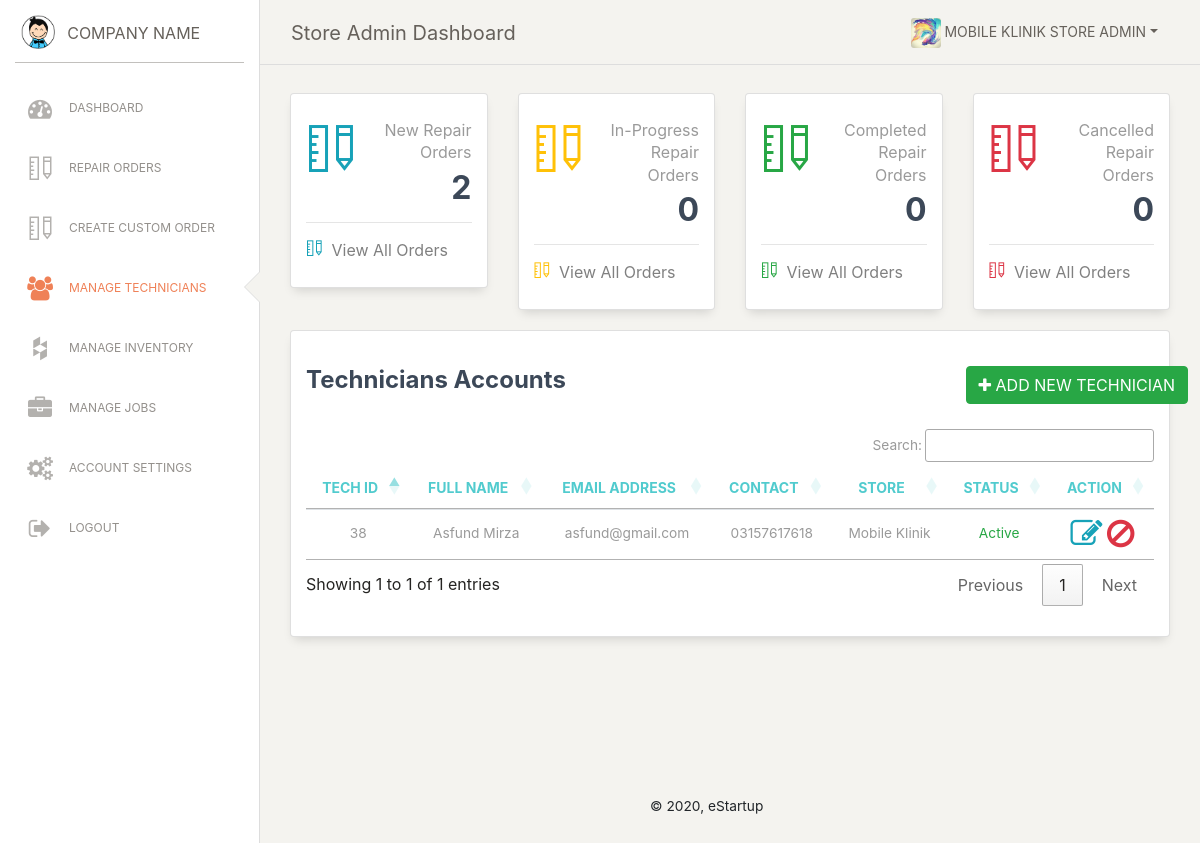
Screenshot of /portals/store_admin/manage_tech.php (signed in) with the database file from the repository.
### tables this page shows
CREATE TABLE `accounts_tbl` (
  `account_id` int(10) NOT NULL,
  `email` varchar(100) DEFAULT NULL,
  `password` varchar(50) DEFAULT NULL,
  `role` varchar(20) DEFAULT NULL,
  `status` varchar(20) DEFAULT NULL
);

CREATE TABLE `technicians_tbl` (
  `tech_id` varchar(10) DEFAULT NULL,
  `store_id` varchar(10) DEFAULT NULL,
  `first_name` varchar(50) DEFAULT NULL,
  `last_name` varchar(50) DEFAULT NULL,
  `contact_number` varchar(20) DEFAULT NULL,
  `country` varchar(50) DEFAULT NULL,
  `city` varchar(50) DEFAULT NULL,
  `address` varchar(1000) DEFAULT NULL,
  `background_check` varchar(20) DEFAULT NULL,
  `age_check` varchar(20) DEFAULT NULL,
  `experience` varchar(100) DEFAULT NULL,
  `about_me` varchar(1000) DEFAULT NULL,
  `tech_pic` varchar(1000) DEFAULT NULL,
  `tech_cv` varchar(500) DEFAULT NULL
);

CREATE TABLE `stores_tbl` (
  `store_id` int(10) NOT NULL,
  `store_title` varchar(100) DEFAULT NULL,
  `store_address` varchar(100) DEFAULT NULL,
  `store_status` varchar(20) DEFAULT NULL,
  `store_pic` varchar(1000) DEFAULT NULL
);

### portals/store_admin/manage_tech.php (the view, shortened to what this page needs)
<?php
    include_once('StoreAdminMethods.php');
    $obj=new StoreAdminMethods();
?>
<!DOCTYPE html>
<html lang="en">
<head>
    <?php echo $obj->cssLinks(); ?>
</head>
<body class="">
  <div class="wrapper ">
        <?php include_once('includes/side_bar.php'); ?>
    <div class="main-panel">
        <?php include_once('includes/nav_bar.php'); ?>
      <div class="content">
          <?php include_once('includes/uper_bar.php'); ?>
      <div class="row">
  		    <div class="col-md-12">
              <div class="card">
                <div class="card-header row">
                  <div class="col-md-9">
                    <h4 class="card-title">Technicians Accounts</h4>
                  </div>
                  <div class="col-md-3">
                  	<a href="add_tech.php" class="btn btn-success">
                  		<i class="fa fa-plus"> </i> Add New Technician
                  	</a>
                  </div>
                </div>
                <div class="card-body">
                  <div class="table-responsive">
                    <table class="table" id="employees">
                      <thead style="color: #51cbce;">
                        <th class="text-center">Tech ID</th>
                        <th class="text-center">Full Name</th>
                        <th class="text-center">Email Address</th>
                        <th class="text-center">Contact</th>
                        <th class="text-center">Store</th>
                        <th class="text-center">Status</th>
                        <th class="text-center">Action</th>
                      </thead>
                      <tbody>
                          <?php
                            $employees=$obj->getAllMyTechnicians();
                            if(!empty($employees)){
                              foreach ($employees as $employee) {
                          ?>
                                <tr>
                                  <td class="text-center">
                                    <label><?php echo $employee['tech_id']; ?></label>
                                  </td>
                                  <td class="text-center">
                                    <label><?php echo $employee['first_name'].' '.$employee['last_name']; ?></label>
                                  </td>
                                  <td class="text-center">
                                    <label><?php echo $employee['email']; ?></label>
                                  </td>
                                  <td class="text-center">
                                    <label><?php echo $employee['contact_number']; ?></label>
                                  </td>
                                  <td class="text-center">
                                    <label><?php echo $employee['store_title']; ?></label>
                                  </td>
                                  <td class="text-center text-danger">
                                    <?php
                                      if($employee['status']=='Active'){
                                    ?>
                                        <label class="text-success"><?php echo $employee['status']; ?></label>
                                    <?php
                                      }
                                    ?>
                                  </td>
                                  <td class="text-center">
                                    <a href="<?php echo 'view_tech.php?employee_edit_id='.$employee['tech_id']; ?>" title="Edit Employee"><i class="fa fa-edit fa-2x text-info"></i></i></a>
                                    <?php
                                      if($employee['status']=='Active'){
                                    ?>
                                        <a href="<?php echo 'ExeFile.php?employee_disbale_id='.$employee['tech_id']; ?>" title="Disable Employee"><i class="fa fa-ban fa-2x text-danger"></i></i></a>
                                    <?php
                                      }
                                    ?>
                                  </td>
                                </tr>
                          <?php
                              }
                            }
                          ?>
                      </tbody>
                    </table>
                  </div>
                </div>
              </div>
          </div>
        </div>
      </div>
        <?php include_once('includes/footer.php'); ?>
    </div>
  </div>
</body>
</html>

### portals/assets/css/wizard.css (style rules this page uses)
body { background-color: #E5E5E5; color: #3C4858; }
body, h1, h2, h3, h4, h5, h6, .h1, .h2, .h3, .h4 { font-family: "Roboto", "Helvetica", "Arial", sans-serif; font-weight: 300; line-height: 1.5em; }
a { color: #9c27b0; }
* { -webkit-tap-highlight-color: rgba(255, 255, 255, 0); -webkit-tap-highlight-color: transparent; }
.title, .card-title, .wizard-title { font-weight: 700; }
.title, .title a, .card-title, .card-title a, .wizard-title, .wizard-title a { color: #3C4858; text-decoration: none; }
.text-danger { color: #f44336; }
.text-success { color: #4caf50; }
.text-info { color: #00bcd4; }
.card { background-color: #1e1e25; padding: 10px 0; width: 100%; border-radius: 6px; background: #1e1e25; }
body { background-color: #eeeeee; }

### rows the page displays
accounts_tbl: technicians_tbl.tech_id "38", technicians_tbl.first_name "Asfund", technicians_tbl.last_name "Mirza", email "asfund@gmail.com", technicians_tbl.contact_number "03157617618", stores_tbl.store_title "Mobile Klinik", status "Active"

### other values shown
$_SESSION['logged_in_name'] "MOBILE KLINIK STORE ADMIN"
$total_count "2"
$total_count "0"
